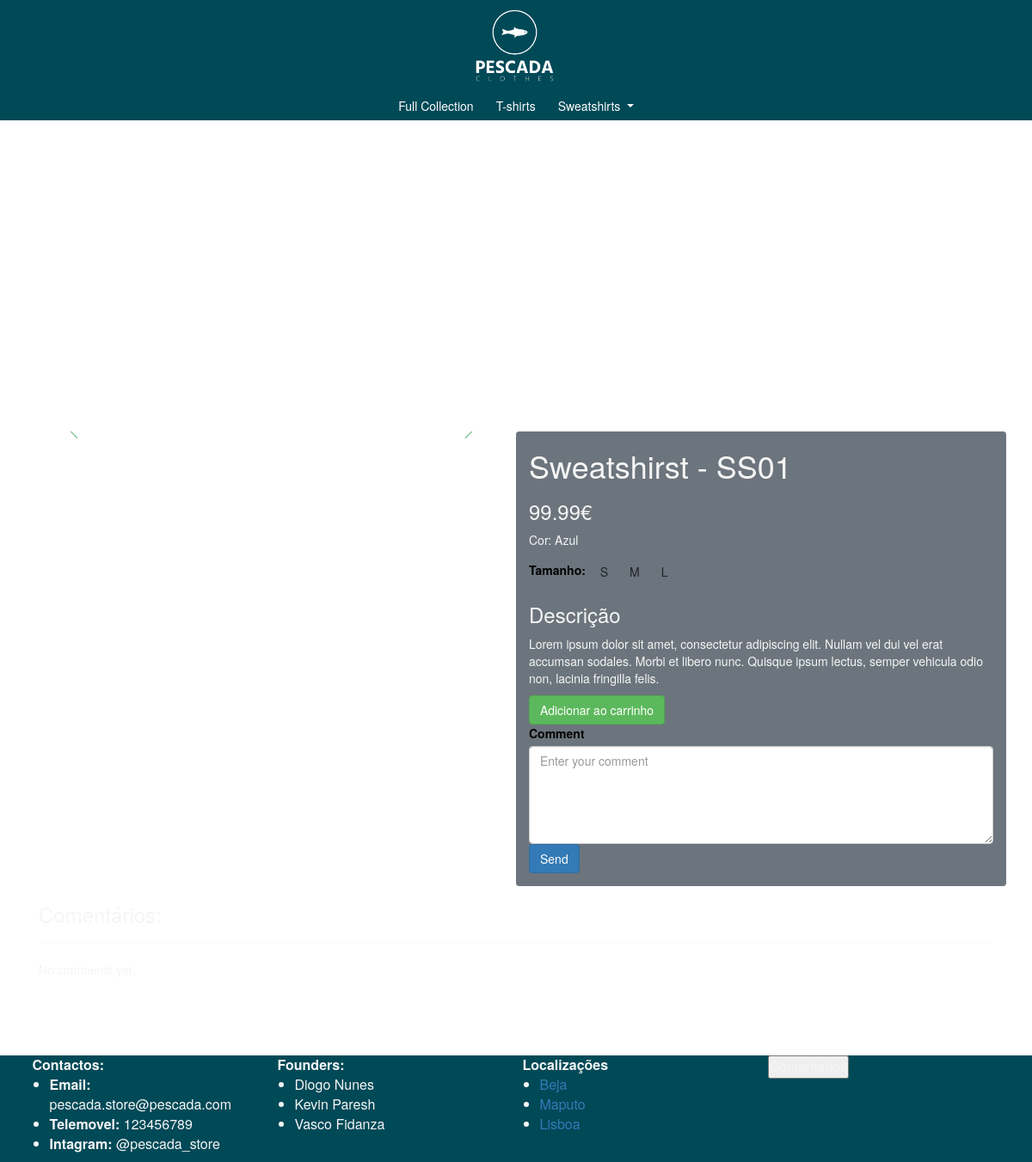
Page /1/detail/ on the earlier database version.
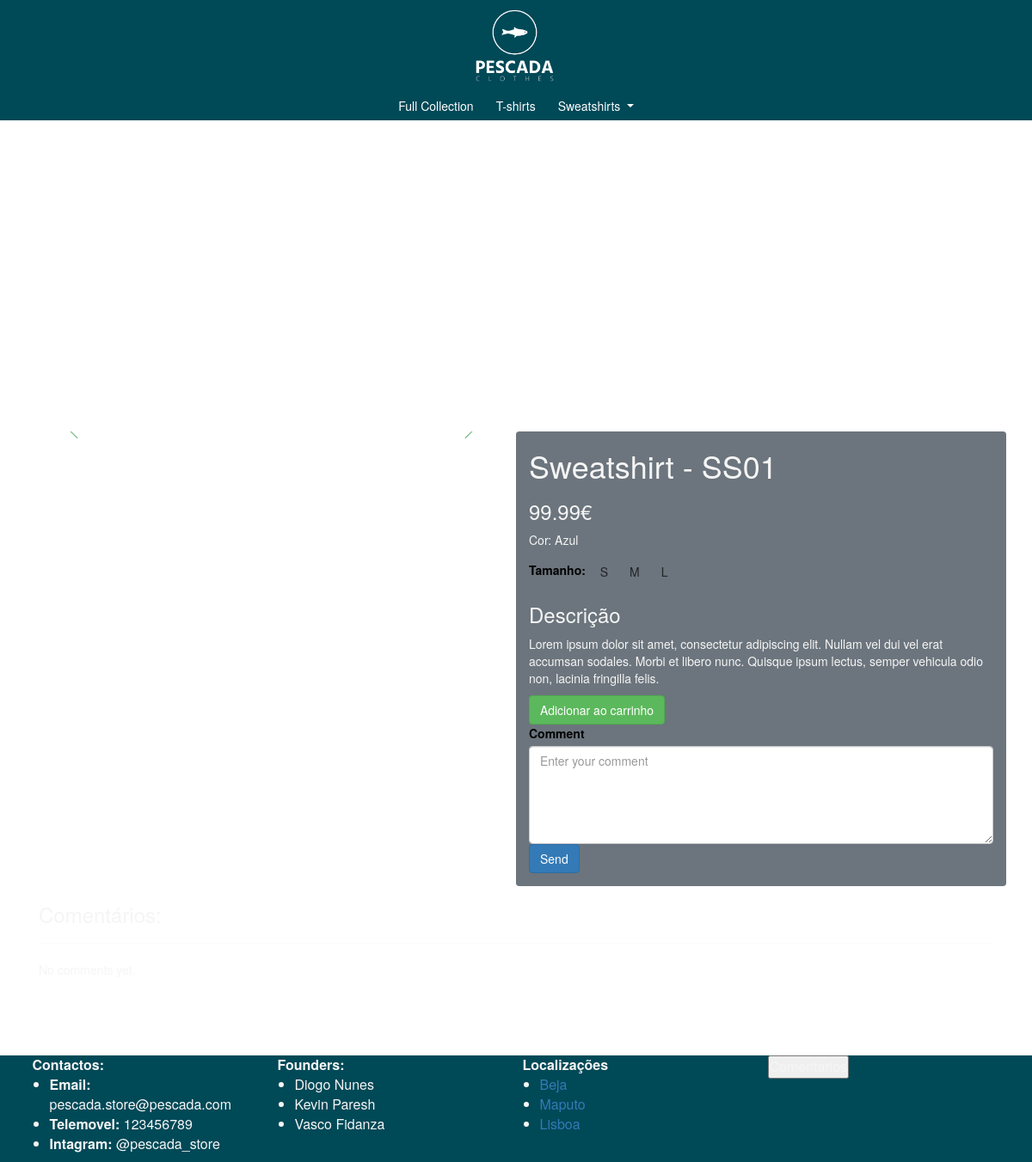
Same page on the later database version.
### store/models.py (models this page shows, shortened)
class Produto(models.Model):
    tamanho = models.CharField(max_length=1)
    cor = models.CharField(max_length=20)
    preco = models.DecimalField(max_digits=8, decimal_places=2)
    num_pontos = models.IntegerField(default=0)
    categoria = models.CharField(max_length=50)
    referencia = models.CharField(max_length=4)
    image = models.CharField(max_length=255, default="whiteLogo.png")
    stock = models.IntegerField(default=0)

### store/views.py (the view)
# urls.py: path('<int:produto_id>/detail/', views.detail_view, name='detail'),
def detail_view(request, produto_id):
    produto = get_object_or_404(Produto, pk=produto_id)
    comentarios = Comentario.objects.filter(image=produto.image).order_by('-data')
    context = {'produto': produto, 'comentarios': comentarios}
    return render(request, 'detail.html', context)

### templates/detail.html (shortened to what this page needs)
{% extends 'home.html' %}
 {% load static %}
{% block conteudo %}
    <div class="container">
      <div class="row">
        <div class="col-md-6">
            <div id="carouselExampleControls" class="carousel slide" data-bs-ride="carousel">
                <button class="carousel-control-prev" type="button" data-bs-target="#carouselExampleControls" data-bs-slide="prev">
                    <span class="carousel-control-prev-icon" aria-hidden="true"></span>
                </button>
                <button class="carousel-control-next" type="button" data-bs-target="#carouselExampleControls" data-bs-slide="next">
                    <span class="carousel-control-next-icon" aria-hidden="true"></span>
                </button>
            </div>
        </div>
        <div class="col-md-6 bg-secondary rounded" >
           <h1 class="float-start" >{{ produto.categoria }} - {{ produto.referencia }}</h1>
            <br>
            <br>
            <br>
            <h3>{{ produto.preco }}€</h3>
            <p>Cor: {{ produto.cor }}</p>
            <form>
                <div class="form-group">
                    <label for="size">Tamanho:</label>
                    <div class="btn-group" role="group" aria-label="Size">
                        <button type="button" class="btn btn-outline-dark">S</button>
                        <button type="button" class="btn btn-outline-dark">M</button>
                        <button type="button" class="btn btn-outline-dark">L</button>
                    </div>
                </div>
            </form>
            <h3>Descrição</h3>
            <p>Lorem ipsum dolor sit amet, consectetur adipiscing elit. Nullam vel dui vel erat accumsan sodales. Morbi et libero nunc. Quisque ipsum lectus, semper vehicula odio non, lacinia fringilla felis. </p>
            <button class=" btn btn-success">Adicionar ao carrinho</button>
            <form action="{% url 'comment' %}" method="post">
                <div class="form-group position-relative">
                  <label for="comment">Comment</label>
                  <textarea class="form-control" name="comment" rows="5" placeholder="Enter your comment"></textarea>
                  <button type="submit" class="btn btn-primary position-relative">
                      <span class="btn-text">Send</span>
                  </button>
                </div>
            </form>
        </div>
      </div>
      <div class="row">
          <div class="col-md-12">
            <h3>Comentários:</h3>
            <hr>
            {% if comentarios %}
              {% for comentario in comentarios %}
                <div class="card mb-3">
                  <div class="card-body">
                    <h5 class="card-title">{{ comentario.utilizador.user.username }}</h5>
                    <h6 class="card-subtitle mb-2 text-muted">{{ comentario.data }}</h6>
                    <p class="card-text">{{ comentario.descricao }}</p>
                  </div>
                </div>
              {% endfor %}
            {% else %}
              <p>No comments yet.</p>
            {% endif %}
          </div>
      </div>
    </div>
{% endblock %}

Differences in the rows shown:
changed Produto "SS01": categoria "Sweatshirst" → "Sweatshirt"
